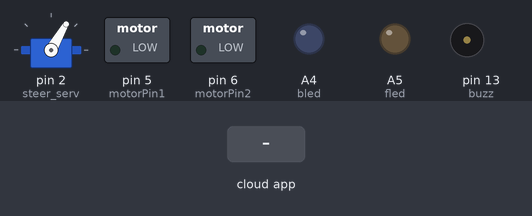
The sketch below on a simulated Arduino Uno, built with avr-gcc and run on an emulated ATmega328P. On the bench: servo, switched loads named in the sketch (green lamp = pin HIGH), output pins drawn as LEDs (lit = HIGH), buzzer (waves = sounding, pin HIGH). The inputs (shaded band) are chosen by the test bench. The RemoteXY app is connected. At 1.3 s the program stops and its outputs stay as they are.

Above: at 1.2 s.
1.3 s: the phone or cloud app sets button_Left to 1
At 2.3 s:
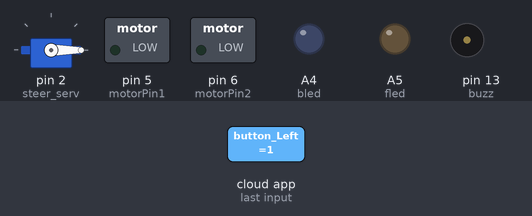
Timing chart, 0 to 2.8 s (numbered marks = the images above; inputs shaded):
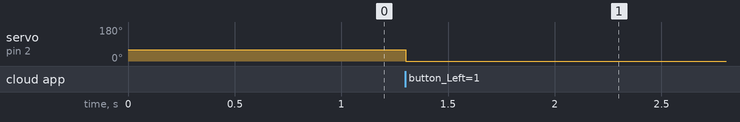

Measured:
- after the input at 1.3 s, servo on pin 2 (steer_serv): 60° → 0° at once

The sketch:

sketch_jun02a_RC_Truck_18June23.ino
```cpp
//////////////////////////////////////////////
//        RemoteXY include library          //
//////////////////////////////////////////////

// RemoteXY select connection mode and include library
#define REMOTEXY_MODE__HARDSERIAL

#include <RemoteXY.h>

// RemoteXY connection settings
#define REMOTEXY_SERIAL Serial
#define REMOTEXY_SERIAL_SPEED 9600


// RemoteXY configurate
#pragma pack(push, 1)
uint8_t RemoteXY_CONF[] =   // 50 bytes
  { 255,4,0,0,0,43,0,16,31,1,1,0,24,17,12,12,2,31,70,0,
  1,0,3,39,12,12,2,31,76,0,1,0,44,39,12,12,2,31,82,0,
  1,0,23,61,12,12,2,31,66,0 };

// this structure defines all the variables and events of your control interface
struct {

    // input variables
  uint8_t button_Forward; // =1 if button pressed, else =0
  uint8_t button_Left; // =1 if button pressed, else =0
  uint8_t button_Right; // =1 if button pressed, else =0
  uint8_t button_Backward; // =1 if button pressed, else =0
  //uint8_t button_Centre; // =1 if button pressed, else =0
  //int8_t slider_1; // =0..100 slider position

    // other variable
  uint8_t connect_flag;  // =1 if wire connected, else =0

} RemoteXY;
#pragma pack(pop)

/////////////////////////////////////////////
//           END RemoteXY include          //
/////////////////////////////////////////////

/* Servo Library */
#include <Servo.h>

int angle =60;    // initial angle  for servo
int angleStep =5;

//int ms = RemoteXY.slider_1*20+500;

// H-Bridge pins//
int motorPin1 = 5;               // pin 1 on H-bridge
int motorPin2 = 6;               // pin 2 on H-bridge

// Buzzer and LEDs//
int buzz = 13;               // pin 13 buzzer
int fled = A5;               // pin A0 Front led
int bled = A4;               // pin A1 back led


// Servo object//
Servo steer_serv; // steering

// Servo intial position//
//int pos1 = 60; // steering

void setup()
{
  RemoteXY_Init ();
  pinMode(motorPin1, OUTPUT); // H-Bridge pin1
  pinMode(motorPin2, OUTPUT); // H-Bridge pin1
  pinMode(buzz, OUTPUT);  // pin 13 buzzer
  pinMode(fled, OUTPUT);  // pin A0 Front led
  pinMode(bled, OUTPUT);  // pin A1 back led
  steer_serv.attach(2); // Servo pin
  //steer_serv.write(pos1); // intial position
  steer_serv.write(angle); // intial position
  //RemoteXY.slider_1 = 50;
}
void loop()
{

    RemoteXY_Handler ();
    //int ms = RemoteXY.slider_1*20+500;
    //steer_serv.writeMicroseconds(ms);
    /*
    if (RemoteXY.button_Forward==0 && RemoteXY.button_Backward==0 && RemoteXY.button_Right==0 && RemoteXY.button_Left==0) // Stop case
    {
      digitalWrite(motorPin1, LOW);
      digitalWrite(motorPin2, LOW);
      digitalWrite(fled, LOW);          //front led off
      digitalWrite(bled, LOW);          //back led off
    }
   else if (RemoteXY.button_Backward==1 && RemoteXY.button_Forward==0 && RemoteXY.button_Right==0 && RemoteXY.button_Left==0 ) // Move backward case
    {
      analogWrite(motorPin1, 255);
      digitalWrite(motorPin2, LOW);
      digitalWrite(bled, HIGH);          //back led on
    }
    else if (RemoteXY.button_Forward==1 && RemoteXY.button_Backward==0 && RemoteXY.button_Right==0 && RemoteXY.button_Left==0) // Move forward  case
    {
      digitalWrite(motorPin1, LOW);
      analogWrite(motorPin2, 255);
      digitalWrite(fled, HIGH);          //front led on
    }
   */
   //  Servo from 50 to 140 degree

   if (RemoteXY.button_Left==1 && RemoteXY.button_Right==0) // move Left case
    {
      while(RemoteXY.button_Left==1 && RemoteXY.button_Right==0)
      {
      if (angle > 0 && angle <= 100)
      {
        angle = angle - angleStep;
       if(angle < 0)
       {
       angle = 0;
       }
       else
       {
      steer_serv.write(angle); // move the servo to desired angle
        }
        }
       //delay(100); // waits for the servo to get there
      }
    }
    else if (RemoteXY.button_Right==1 && RemoteXY.button_Left==0)
    {
    while(RemoteXY.button_Right==1 && RemoteXY.button_Left==0)
    {
      if (angle >= 0 && angle <= 100)
      {
        angle = angle + angleStep;
       if(angle > 100)
       {
       angle = 100;
       }
       else
       {
      steer_serv.write(angle); // move the servo to desired angle
        }
    }
       //delay(100); // waits for the servo to get there

       }
      }

  }
```
